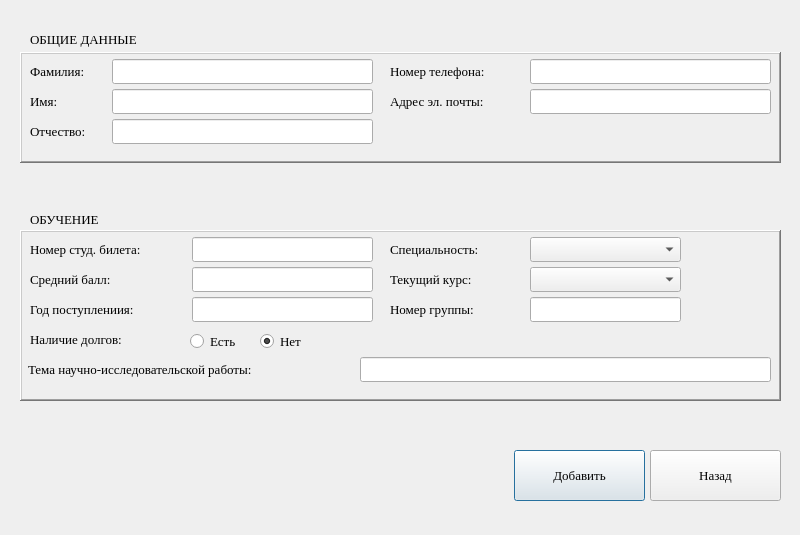
<?xml version="1.0" encoding="UTF-8"?>
<ui version="4.0">
 <class>AddingWindow</class>
 <widget class="QDialog" name="AddingWindow">
  <property name="geometry">
   <rect>
    <x>0</x>
    <y>0</y>
    <width>800</width>
    <height>535</height>
   </rect>
  </property>
  <property name="font">
   <font>
    <family>Times New Roman</family>
    <pointsize>10</pointsize>
   </font>
  </property>
  <property name="windowTitle">
   <string>Dialog</string>
  </property>
  <widget class="QFrame" name="frame">
   <property name="geometry">
    <rect>
     <x>20</x>
     <y>52</y>
     <width>761</width>
     <height>111</height>
    </rect>
   </property>
   <property name="frameShape">
    <enum>QFrame::WinPanel</enum>
   </property>
   <property name="frameShadow">
    <enum>QFrame::Raised</enum>
   </property>
   <widget class="QLabel" name="label_5">
    <property name="geometry">
     <rect>
      <x>370</x>
      <y>40</y>
      <width>141</width>
      <height>18</height>
     </rect>
    </property>
    <property name="font">
     <font>
      <family>Times New Roman</family>
      <pointsize>10</pointsize>
     </font>
    </property>
    <property name="text">
     <string>Адрес эл. почты:</string>
    </property>
   </widget>
   <widget class="QLabel" name="label_3">
    <property name="geometry">
     <rect>
      <x>10</x>
      <y>70</y>
      <width>81</width>
      <height>18</height>
     </rect>
    </property>
    <property name="font">
     <font>
      <family>Times New Roman</family>
      <pointsize>10</pointsize>
     </font>
    </property>
    <property name="text">
     <string>Отчество:</string>
    </property>
   </widget>
   <widget class="QLabel" name="label">
    <property name="geometry">
     <rect>
      <x>10</x>
      <y>10</y>
      <width>91</width>
      <height>18</height>
     </rect>
    </property>
    <property name="font">
     <font>
      <family>Times New Roman</family>
      <pointsize>10</pointsize>
     </font>
    </property>
    <property name="text">
     <string>Фамилия:</string>
    </property>
   </widget>
   <widget class="QLabel" name="label_2">
    <property name="geometry">
     <rect>
      <x>10</x>
      <y>40</y>
      <width>81</width>
      <height>18</height>
     </rect>
    </property>
    <property name="font">
     <font>
      <family>Times New Roman</family>
      <pointsize>10</pointsize>
     </font>
    </property>
    <property name="text">
     <string>Имя:</string>
    </property>
   </widget>
   <widget class="QLabel" name="label_4">
    <property name="geometry">
     <rect>
      <x>370</x>
      <y>10</y>
      <width>141</width>
      <height>18</height>
     </rect>
    </property>
    <property name="font">
     <font>
      <family>Times New Roman</family>
      <pointsize>10</pointsize>
     </font>
    </property>
    <property name="text">
     <string>Номер телефона:</string>
    </property>
   </widget>
   <widget class="QLineEdit" name="lNameLineEdit">
    <property name="geometry">
     <rect>
      <x>92</x>
      <y>7</y>
      <width>261</width>
      <height>25</height>
     </rect>
    </property>
   </widget>
   <widget class="QLineEdit" name="fNameLineEdit">
    <property name="geometry">
     <rect>
      <x>92</x>
      <y>37</y>
      <width>261</width>
      <height>25</height>
     </rect>
    </property>
   </widget>
   <widget class="QLineEdit" name="mNameLineEdit">
    <property name="geometry">
     <rect>
      <x>92</x>
      <y>67</y>
      <width>261</width>
      <height>25</height>
     </rect>
    </property>
   </widget>
   <widget class="QLineEdit" name="telNumberLineEdit">
    <property name="geometry">
     <rect>
      <x>510</x>
      <y>7</y>
      <width>241</width>
      <height>25</height>
     </rect>
    </property>
   </widget>
   <widget class="QLineEdit" name="emailLineEdit">
    <property name="geometry">
     <rect>
      <x>510</x>
      <y>37</y>
      <width>241</width>
      <height>25</height>
     </rect>
    </property>
   </widget>
  </widget>
  <widget class="QFrame" name="frame_2">
   <property name="geometry">
    <rect>
     <x>20</x>
     <y>230</y>
     <width>761</width>
     <height>171</height>
    </rect>
   </property>
   <property name="frameShape">
    <enum>QFrame::WinPanel</enum>
   </property>
   <property name="frameShadow">
    <enum>QFrame::Raised</enum>
   </property>
   <widget class="QLabel" name="label_6">
    <property name="geometry">
     <rect>
      <x>10</x>
      <y>10</y>
      <width>171</width>
      <height>18</height>
     </rect>
    </property>
    <property name="text">
     <string>Номер студ. билета:</string>
    </property>
   </widget>
   <widget class="QLineEdit" name="idLineEdit">
    <property name="geometry">
     <rect>
      <x>172</x>
      <y>7</y>
      <width>181</width>
      <height>25</height>
     </rect>
    </property>
   </widget>
   <widget class="QLabel" name="label_7">
    <property name="geometry">
     <rect>
      <x>370</x>
      <y>10</y>
      <width>141</width>
      <height>18</height>
     </rect>
    </property>
    <property name="text">
     <string>Специальность:</string>
    </property>
   </widget>
   <widget class="QComboBox" name="specialityComboBox">
    <property name="geometry">
     <rect>
      <x>510</x>
      <y>7</y>
      <width>151</width>
      <height>25</height>
     </rect>
    </property>
   </widget>
   <widget class="QLabel" name="label_8">
    <property name="geometry">
     <rect>
      <x>370</x>
      <y>70</y>
      <width>141</width>
      <height>18</height>
     </rect>
    </property>
    <property name="text">
     <string>Номер группы:</string>
    </property>
   </widget>
   <widget class="QLabel" name="label_9">
    <property name="geometry">
     <rect>
      <x>370</x>
      <y>40</y>
      <width>141</width>
      <height>18</height>
     </rect>
    </property>
    <property name="text">
     <string>Текущий курс:</string>
    </property>
   </widget>
   <widget class="QComboBox" name="courseComboBox">
    <property name="geometry">
     <rect>
      <x>510</x>
      <y>37</y>
      <width>151</width>
      <height>25</height>
     </rect>
    </property>
   </widget>
   <widget class="QLabel" name="label_10">
    <property name="geometry">
     <rect>
      <x>10</x>
      <y>40</y>
      <width>281</width>
      <height>18</height>
     </rect>
    </property>
    <property name="text">
     <string>Средний балл:</string>
    </property>
   </widget>
   <widget class="QLineEdit" name="averageScoreLineEdit">
    <property name="geometry">
     <rect>
      <x>172</x>
      <y>37</y>
      <width>181</width>
      <height>25</height>
     </rect>
    </property>
   </widget>
   <widget class="QLabel" name="label_11">
    <property name="geometry">
     <rect>
      <x>10</x>
      <y>100</y>
      <width>151</width>
      <height>18</height>
     </rect>
    </property>
    <property name="text">
     <string>Наличие долгов: </string>
    </property>
   </widget>
   <widget class="QRadioButton" name="debtRadioButton">
    <property name="geometry">
     <rect>
      <x>170</x>
      <y>100</y>
      <width>106</width>
      <height>22</height>
     </rect>
    </property>
    <property name="text">
     <string>Есть</string>
    </property>
   </widget>
   <widget class="QRadioButton" name="noDebtRadioButton">
    <property name="geometry">
     <rect>
      <x>240</x>
      <y>100</y>
      <width>106</width>
      <height>22</height>
     </rect>
    </property>
    <property name="text">
     <string>Нет</string>
    </property>
    <property name="checked">
     <bool>true</bool>
    </property>
   </widget>
   <widget class="QLabel" name="label_12">
    <property name="geometry">
     <rect>
      <x>10</x>
      <y>70</y>
      <width>211</width>
      <height>18</height>
     </rect>
    </property>
    <property name="text">
     <string>Год поступлениия:</string>
    </property>
   </widget>
   <widget class="QLineEdit" name="entranceLineEdit">
    <property name="geometry">
     <rect>
      <x>172</x>
      <y>67</y>
      <width>181</width>
      <height>25</height>
     </rect>
    </property>
   </widget>
   <widget class="QLabel" name="sctWorkLabel">
    <property name="geometry">
     <rect>
      <x>8</x>
      <y>130</y>
      <width>331</width>
      <height>18</height>
     </rect>
    </property>
    <property name="text">
     <string>Тема научно-исследовательской работы:</string>
    </property>
   </widget>
   <widget class="QLineEdit" name="sctWorkLineEdit">
    <property name="geometry">
     <rect>
      <x>340</x>
      <y>127</y>
      <width>411</width>
      <height>25</height>
     </rect>
    </property>
   </widget>
   <widget class="QLineEdit" name="groupNumberLineEdit">
    <property name="geometry">
     <rect>
      <x>510</x>
      <y>67</y>
      <width>151</width>
      <height>25</height>
     </rect>
    </property>
   </widget>
  </widget>
  <widget class="QLabel" name="label_14">
   <property name="geometry">
    <rect>
     <x>30</x>
     <y>210</y>
     <width>251</width>
     <height>18</height>
    </rect>
   </property>
   <property name="text">
    <string>ОБУЧЕНИЕ</string>
   </property>
  </widget>
  <widget class="QLabel" name="label_15">
   <property name="geometry">
    <rect>
     <x>30</x>
     <y>30</y>
     <width>251</width>
     <height>18</height>
    </rect>
   </property>
   <property name="text">
    <string>ОБЩИЕ ДАННЫЕ</string>
   </property>
  </widget>
  <widget class="QPushButton" name="addPushButton">
   <property name="geometry">
    <rect>
     <x>514</x>
     <y>450</y>
     <width>131</width>
     <height>51</height>
    </rect>
   </property>
   <property name="text">
    <string>Добавить</string>
   </property>
  </widget>
  <widget class="QPushButton" name="backPushButton">
   <property name="geometry">
    <rect>
     <x>650</x>
     <y>450</y>
     <width>131</width>
     <height>51</height>
    </rect>
   </property>
   <property name="text">
    <string>Назад</string>
   </property>
  </widget>
 </widget>
 <resources/>
 <connections/>
</ui>
